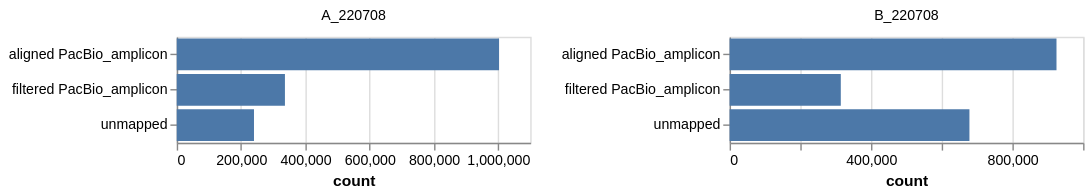

Vega-Lite specification for this chart:
### Vega-Lite specification from a JSON file in a GitHub repository (floating-point values rounded to 4 significant figures)
{"config": {"view": {"continuousWidth": 300, "continuousHeight": 300}}, "data": {"name": "data-4d9a416548cea1094b8e6f4d18718020"}, "mark": "bar", "encoding": {"facet": {"columns": 2, "field": "pacbioRun", "title": null, "type": "nominal"}, "tooltip": [{"field": "category", "type": "nominal"}, {"field": "count", "type": "quantitative"}, {"field": "pacbioRun", "type": "nominal"}, {"field": "library", "type": "nominal"}], "x": {"field": "count", "type": "quantitative"}, "y": {"axis": {"title": null}, "field": "category", "type": "nominal"}}, "height": 75, "resolve": {"scale": {"x": "independent", "y": "independent"}}, "width": 250, "$schema": "https://vega.github.io/schema/vega-lite/v5.json", "datasets": {"data-4d9a416548cea1094b8e6f4d18718020": [{"category": "aligned PacBio_amplicon", "count": 1002852, "pacbioRun": "A_220708", "library": "A"}, {"category": "filtered PacBio_amplicon", "count": 336647, "pacbioRun": "A_220708", "library": "A"}, {"category": "unmapped", "count": 240348, "pacbioRun": "A_220708", "library": "A"}, {"category": "aligned PacBio_amplicon", "count": 924683, "pacbioRun": "B_220708", "library": "B"}, {"category": "filtered PacBio_amplicon", "count": 314493, "pacbioRun": "B_220708", "library": "B"}, {"category": "unmapped", "count": 678394, "pacbioRun": "B_220708", "library": "B"}]}}
